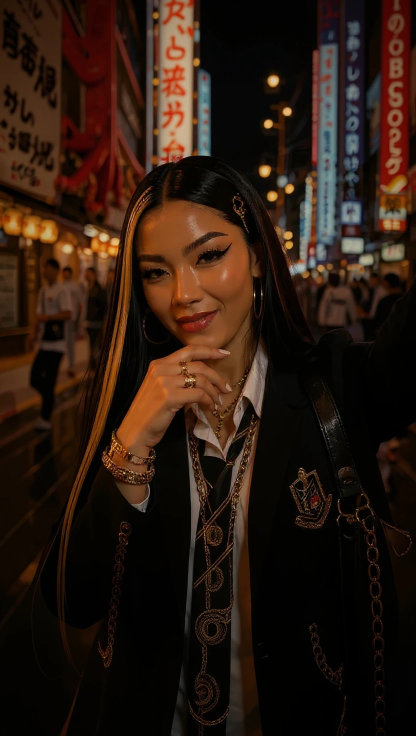
#> input picture scripts/haji5/plates/cute.webp, 832 x 1472 px (shown at 1/2 size)
$ python -i fix_landscape.py   (imports and definitions only)
#> lines starting #> are read from the running program, lines starting #| are printed output that depends on the picture
#!/usr/bin/env python3
# run with ~/whisper-venv/bin/python — Pillow lives there, not in system python3
"""HAJIMEMASHITE v5 — repair the two landscape stragglers.

The v3 art pass regenerated fifteen plates native portrait and MISSED two:
scene-cute and scene-levelready are still 1184x880, left over from v1/v2. They
are only reachable as SECTION art ("playful" and "proud"), which is probably why
nobody caught them — but section art is what paints whenever no keyword wins, so
they were on screen plenty, losing 58% of their width to the object-cover crop
that §17 exists to prevent.

`cute` is also the single most on-brief plate in the whole set — Kizuna, hand to
chin, smiling in Dotonbori — and the Sovereign has now asked for her back
"especially when it says she's so cute" (2026-09-16). So it needs to be right.

These are EXTENDED, not re-shot: the landscape plate goes in as the source and
Kontext fills the empty top and bottom of a 9:16 frame with more of the same
street. That keeps the picture he already approved and fixes only the geometry.

    ~/whisper-venv/bin/python scripts/haji5/fix_landscape.py
"""
import base64, json, subprocess, sys, time, urllib.request, urllib.error
from pathlib import Path
from PIL import Image, ImageFilter

REPO = Path("/home/xsyprime/Hermes/x1c7.com")
KEY_PATH = Path.home() / ".config/ossicle/aimlapi.env"
BASE = "https://api.aimlapi.com/v1"
MODEL = "flux/kontext-pro/image-to-image"
UA = ("Mozilla/5.0 (X11; Linux x86_64) AppleWebKit/537.36 "
      "(KHTML, like Gecko) Chrome/140.0 Safari/537.36")
SRC = REPO / "scripts/haji5/src"
OUT = REPO / "scripts/haji5/plates"
W, H = 832, 1472

PROMPT = (
    "Extend this photograph vertically into a tall 9:16 portrait frame. Keep the "
    "woman and the existing scene EXACTLY as they are — same person, same face, "
    "same pose, same expression, same clothes, same composition and framing of "
    "her, do not change her identity and do not move her. Only fill in the new "
    "empty space above and below with more of the same Dotonbori street at "
    "night: gold neon signage climbing the walls above, wet reflective pavement "
    "below. Match the existing grain, colour and lighting exactly. "
    "No text, no lettering, no logos, no readable signage."
)
TARGETS = ["cute", "levelready"]


# [5 lines left out: function key, not called in this run]


def bed(src: Path, dst: Path) -> Path:
    """Landscape plate centred in a 9:16 frame, the empty bands packed with a
    blurred blow-up of itself so Kontext extends into plausible material."""
#> called with src = 'plates/cute.webp', dst = 'out.png'
    im = Image.open(src).convert("RGB")
#> im is the input picture: PIL image 832x1472 RGB; mean R, G, B 42.8, 25.9, 15.8
    scaled = im.resize((W, max(1, round(W * im.height / im.width))), Image.LANCZOS)
    out = im.resize((W, H), Image.LANCZOS).filter(ImageFilter.GaussianBlur(30))
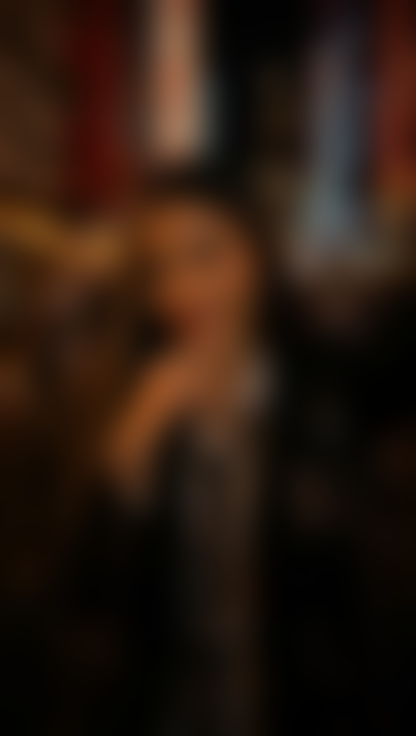
#> out: PIL image 832x1472 RGB (shown at 1/2 size); mean R, G, B 42.7, 25.8, 15.7
    out.paste(scaled, (0, (H - scaled.height) // 2))
#> (the run stopped early here; a loop or call above may not have finished)

$ run again, on scripts/haji5/plates/levelready.webp
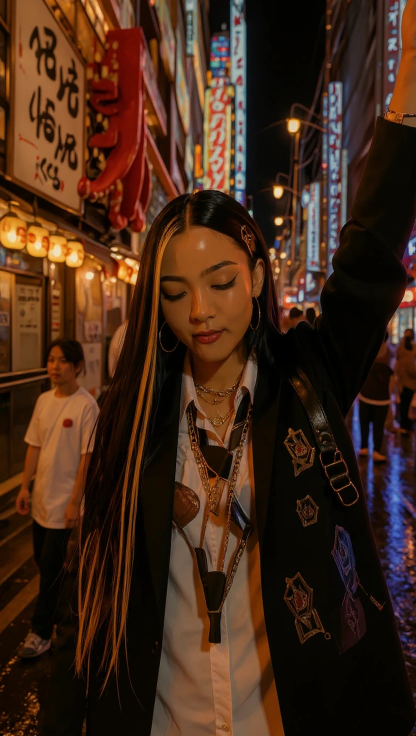
#> input picture scripts/haji5/plates/levelready.webp, 832 x 1472 px (shown at 1/2 size)
#> in bed, im is the input picture: PIL image 832x1472 RGB; mean R, G, B 67.2, 40.3, 24.4
#> in bed, `out = im.resize((W, H), Image.LANCZOS).filter(ImageFilter.GaussianBlur..`:
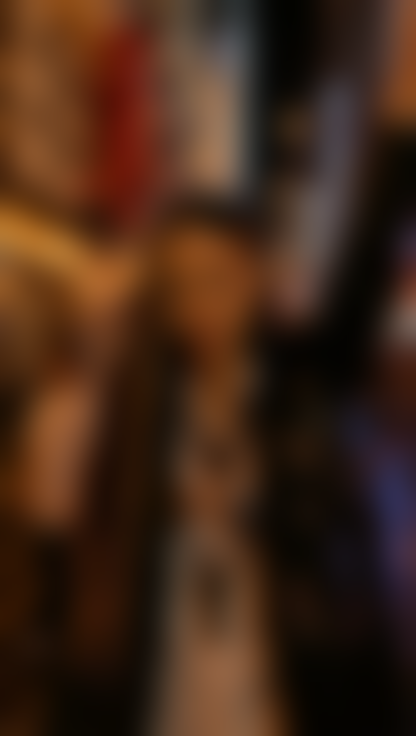
#> out: PIL image 832x1472 RGB (shown at 1/2 size); mean R, G, B 67.2, 40.3, 24.4
